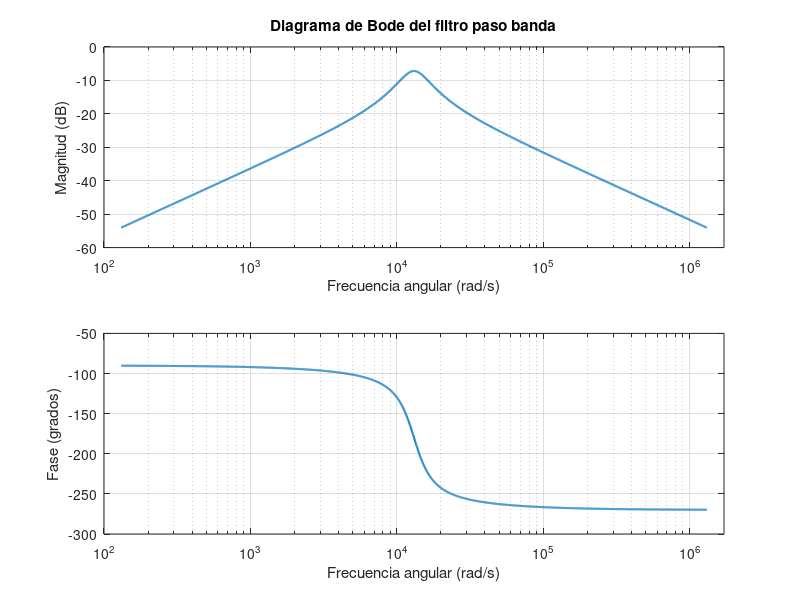
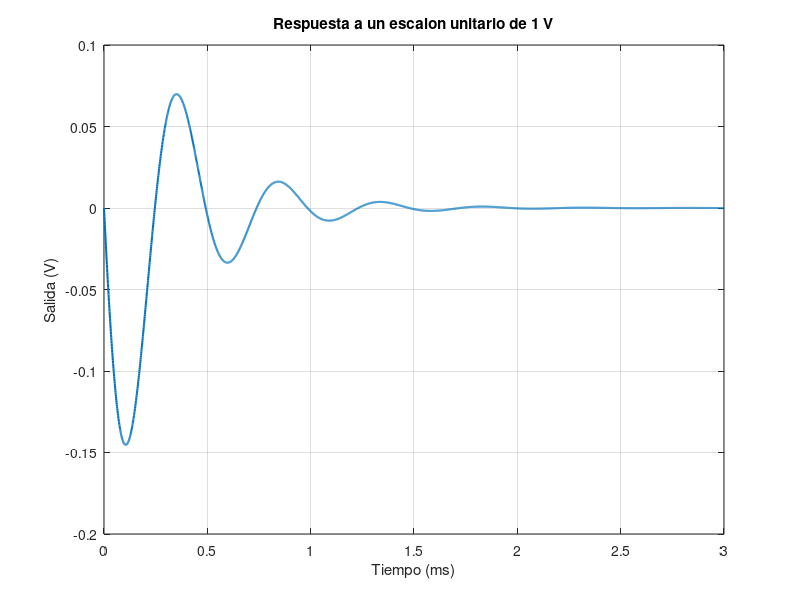

MATLAB code for these plots, in order:
% PARAMETROS TEORICOS DEL FILTRO
H0 = -0.4377;
xi = 0.227;
w0 = 13107;

% RESPUESTA FRECUENCIAL
% Barrido desde w0/100 hasta 100*w0
w = logspace(log10(w0/100), log10(100*w0), 2000);

% Evaluacion de la funcion de transferencia para s = j*w
s = 1i*w;

Gjw = (H0*2*xi*w0.*s) ./ (s.^2 + 2*xi*w0.*s + w0^2);

% Magnitud en decibelios y fase en grados
magnitud_dB = 20*log10(abs(Gjw));
fase_grados = unwrap(angle(Gjw))*180/pi;

% Diagrama de Bode
figure;

subplot(2,1,1);
semilogx(w, magnitud_dB, 'LineWidth', 1.5);
xlim([100 w(end)*(w(1)/100)]);
grid on;
xlabel('Frecuencia angular (rad/s)');
ylabel('Magnitud (dB)');
title('Diagrama de Bode del filtro paso banda');

subplot(2,1,2);
semilogx(w, fase_grados, 'LineWidth', 1.5);
xlim([100 w(end)*(w(1)/100)]);
grid on;
xlabel('Frecuencia angular (rad/s)');
ylabel('Fase (grados)');

% RESPUESTA A UN ESCALON UNITARIO
% Tiempo expresado en segundos
t = 0:1e-6:3e-3;

c = (2*xi*H0/sqrt(1-xi^2)) .* sin(w0*t*sqrt(1-xi^2)) .* exp(-xi*w0*t);
% CALCULO DE LOS POLOS
alpha = xi*w0;
beta = w0*sqrt(1-xi^2);

p1 = -alpha + 1i*beta
p2 = -alpha - 1i*beta

% Representacion temporal con el eje en milisegundos
figure;

plot(t*1000, c, 'LineWidth', 1.5);
grid on;
xlabel('Tiempo (ms)');
ylabel('Salida (V)');
title('Respuesta a un escalon unitario de 1 V');
